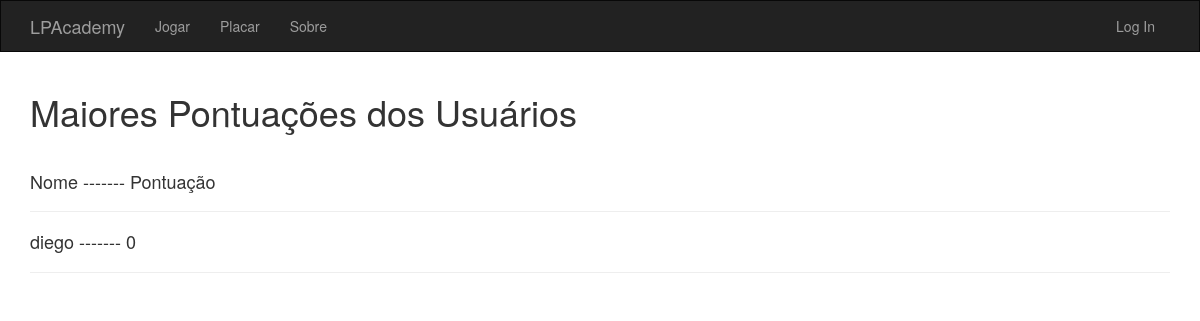
The page /placar on the database as committed earlier.
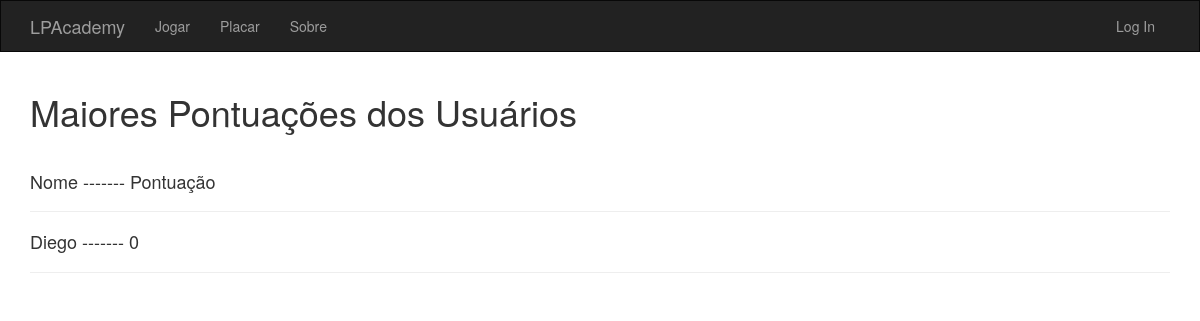
The same page on the database as committed later.
### models.py (models this page shows, shortened)
class User(UserMixin,db.Model):
    __tablename__ = 'users'
    id = db.Column(db.Integer, primary_key=True)
    email =db.Column(db.String(64),unique=True, index = True)
    username = db.Column(db.String(64), unique = True, index=True)
    password_hash = db.Column(db.String(128))
    confirmed = db.Column(db.Boolean,default=False)
    token = db.Column(db.Integer,default=0)
    @property
    def password(self):
        raise AttributeError('password is not a readable attribute')

### routes.py (the view)
@app.route('/placar')
def placar():
    allusers=[]
    allusersquery = User.query.order_by(User.username).all()
    for user in allusersquery:
        allusers.append(user.username)
    allusers = sorted(allusers,key=str.lower)
    print(allusers)
    scores =[]
    real_bests = []
    for user in allusers:
        mybest = Result.query.filter_by(user=user).all()
        if len(mybest)>0:
            for result in mybest:
                scores.append(result.score)
            real_bests.append(max(scores))
            scores=[]
        else:
            real_bests.append(0)
    ziped = zip(allusers, real_bests)
    return render_template('placar.html',ziped=ziped)

### routes.py (called while the page is built)
@app.context_processor
def utility_processor():
    def random4(question):
        order = [0,1,2,3]
        order = sample(order,4)
        alternatives = []
        for number in order:
            alternatives.append(question.alternatives[number])
        return alternatives
    return dict(random4=random4)

@app.before_request
def before_request():
    if  current_user.is_authenticated and not current_user.confirmed and request.endpoint != 'confirm' and request.endpoint !='static' and request.endpoint !='favicon' and request.endpoint != 'logout':
        print(request.endpoint)
        return render_template('unconfirmed.html')

### templates/placar.html (shortened to what this page needs)
{% extends 'base.html' %}
{% block page_content %}
<h1> Maiores Pontuações dos Usuários</h1>
<br>
<h4>
    Nome ------- Pontuação
<hr>
</h4>
{% for user, score in ziped %}
<h4>
    {{user}} ------- {{score}}
</h4>
<hr>
{% endfor %}
{% endblock %}

### templates/base.html (shortened to what this page needs)
{% extends "bootstrap/base.html" %}
{% block styles %}
{{ super()}}
<link rel="stylesheet" href ="{{url_for('static',filename='/css/base.css')}}">
{% endblock %}
{% block navbar %}
<div class="navbar navbar-inverse navcustom" role="navigation">
    <div class="container">
        <div class="navbar-header">
            <a class="navbar-brand" href="/"> LPAcademy </a>
        </div>
        <div class="navbar-collapse collapse">
            <ul class="nav navbar-nav navbar-right">
                {% if current_user.is_authenticated %}
                <li><a href="{{url_for('perfil') }}">Perfil</a></li>
                <li><a href="{{url_for('logout') }}">Log Out</a></li>
                {% else %}
                <li><a href="{{url_for('login') }}">Log In</a></li>
                {% endif %}
            </ul>
            <ul class="nav navbar-nav">
                <li><a href="{{url_for('jogar')}}">Jogar</a></li>
                <li><a href="{{url_for('placar')}}">Placar</a></li>
                <li><a href="{{url_for('sobre')}}">Sobre</a></li>
            </ul>
        </div>
    </div>
</div>
{% endblock %}
{% block content %}
<div class="container">
        {% block page_content %} {% endblock %}
</div>
{% endblock %}

### static/css/base.css (style rules this page uses)
.navbar { border-radius: 0 !important; }

Rows that differ between the two databases and show on the page:
changed User: username "diego" → "Diego"
